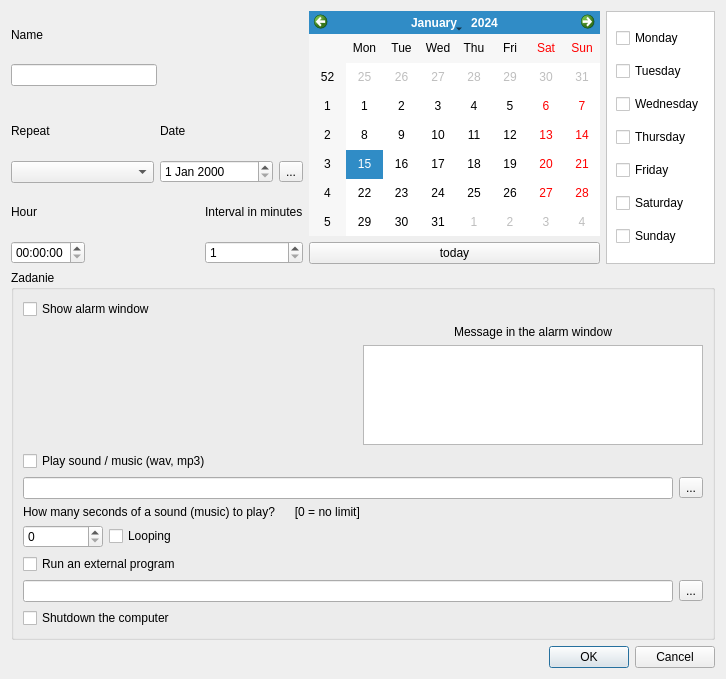
<?xml version="1.0" encoding="UTF-8"?>
<ui version="4.0">
 <class>Tedytor_alarmow_dlg</class>
 <widget class="QDialog" name="Tedytor_alarmow_dlg">
  <property name="geometry">
   <rect>
    <x>0</x>
    <y>0</y>
    <width>726</width>
    <height>679</height>
   </rect>
  </property>
  <property name="maximumSize">
   <size>
    <width>16777215</width>
    <height>902</height>
   </size>
  </property>
  <property name="windowTitle">
   <string>Definition of an alarm</string>
  </property>
  <property name="locale">
   <locale language="English" country="UnitedKingdom"/>
  </property>
  <layout class="QVBoxLayout" name="verticalLayout_11">
   <item>
    <layout class="QHBoxLayout" name="horizontalLayout_9">
     <item>
      <layout class="QVBoxLayout" name="verticalLayout_9" stretch="5,1,5,5">
       <item>
        <layout class="QHBoxLayout" name="horizontalLayout_6">
         <item>
          <layout class="QVBoxLayout" name="verticalLayout_2">
           <item>
            <widget class="QLabel" name="label">
             <property name="text">
              <string>Name</string>
             </property>
            </widget>
           </item>
           <item>
            <widget class="QLineEdit" name="lineEdit_nazwa"/>
           </item>
          </layout>
         </item>
         <item>
          <spacer name="horizontalSpacer_2">
           <property name="orientation">
            <enum>Qt::Horizontal</enum>
           </property>
           <property name="sizeHint" stdset="0">
            <size>
             <width>40</width>
             <height>20</height>
            </size>
           </property>
          </spacer>
         </item>
        </layout>
       </item>
       <item>
        <spacer name="verticalSpacer">
         <property name="orientation">
          <enum>Qt::Vertical</enum>
         </property>
         <property name="sizeHint" stdset="0">
          <size>
           <width>20</width>
           <height>18</height>
          </size>
         </property>
        </spacer>
       </item>
       <item>
        <layout class="QHBoxLayout" name="horizontalLayout_7">
         <item>
          <layout class="QVBoxLayout" name="verticalLayout_3">
           <item>
            <widget class="QLabel" name="label_2">
             <property name="text">
              <string>Repeat</string>
             </property>
            </widget>
           </item>
           <item>
            <widget class="QComboBox" name="comboBox_powtarzanie"/>
           </item>
          </layout>
         </item>
         <item>
          <layout class="QVBoxLayout" name="verticalLayout_4">
           <item>
            <widget class="QLabel" name="label_data">
             <property name="text">
              <string>Date</string>
             </property>
            </widget>
           </item>
           <item>
            <layout class="QHBoxLayout" name="horizontalLayout">
             <item>
              <widget class="QDateEdit" name="dateEdit_daty"/>
             </item>
             <item>
              <widget class="QToolButton" name="toolButton_kalendarz">
               <property name="text">
                <string>...</string>
               </property>
              </widget>
             </item>
            </layout>
           </item>
          </layout>
         </item>
        </layout>
       </item>
       <item>
        <layout class="QHBoxLayout" name="horizontalLayout_8">
         <item>
          <layout class="QVBoxLayout" name="verticalLayout_5">
           <item>
            <widget class="QLabel" name="label_3">
             <property name="text">
              <string>Hour</string>
             </property>
            </widget>
           </item>
           <item>
            <widget class="QTimeEdit" name="timeEdit_godzina"/>
           </item>
          </layout>
         </item>
         <item>
          <spacer name="horizontalSpacer_3">
           <property name="orientation">
            <enum>Qt::Horizontal</enum>
           </property>
           <property name="sizeHint" stdset="0">
            <size>
             <width>40</width>
             <height>20</height>
            </size>
           </property>
          </spacer>
         </item>
         <item>
          <layout class="QVBoxLayout" name="verticalLayout">
           <item>
            <widget class="QLabel" name="label_interwal">
             <property name="text">
              <string>Interval in minutes</string>
             </property>
            </widget>
           </item>
           <item>
            <widget class="QSpinBox" name="spinBox_interwal">
             <property name="minimum">
              <number>1</number>
             </property>
             <property name="maximum">
              <number>1440</number>
             </property>
            </widget>
           </item>
          </layout>
         </item>
        </layout>
       </item>
      </layout>
     </item>
     <item>
      <layout class="QVBoxLayout" name="verticalLayout_10">
       <item>
        <widget class="QCalendarWidget" name="calendarWidget_kalendarz"/>
       </item>
       <item>
        <widget class="QPushButton" name="pushButton_today">
         <property name="text">
          <string>today</string>
         </property>
        </widget>
       </item>
      </layout>
     </item>
     <item>
      <widget class="QFrame" name="frame_dni_tygodnia">
       <property name="minimumSize">
        <size>
         <width>102</width>
         <height>175</height>
        </size>
       </property>
       <property name="styleSheet">
        <string notr="true">background-color: rgb(255, 255, 255);</string>
       </property>
       <property name="frameShape">
        <enum>QFrame::StyledPanel</enum>
       </property>
       <property name="frameShadow">
        <enum>QFrame::Raised</enum>
       </property>
       <layout class="QVBoxLayout" name="verticalLayout_12">
        <item>
         <widget class="QCheckBox" name="checkBox_pn">
          <property name="text">
           <string>Monday</string>
          </property>
         </widget>
        </item>
        <item>
         <widget class="QCheckBox" name="checkBox_wt">
          <property name="text">
           <string>Tuesday</string>
          </property>
         </widget>
        </item>
        <item>
         <widget class="QCheckBox" name="checkBox_sr">
          <property name="text">
           <string>Wednesday</string>
          </property>
         </widget>
        </item>
        <item>
         <widget class="QCheckBox" name="checkBox_cz">
          <property name="text">
           <string>Thursday</string>
          </property>
         </widget>
        </item>
        <item>
         <widget class="QCheckBox" name="checkBox_pt">
          <property name="text">
           <string>Friday</string>
          </property>
         </widget>
        </item>
        <item>
         <widget class="QCheckBox" name="checkBox_so">
          <property name="text">
           <string>Saturday</string>
          </property>
         </widget>
        </item>
        <item>
         <widget class="QCheckBox" name="checkBox_nd">
          <property name="text">
           <string>Sunday</string>
          </property>
         </widget>
        </item>
       </layout>
      </widget>
     </item>
    </layout>
   </item>
   <item>
    <widget class="QGroupBox" name="groupBox">
     <property name="title">
      <string>Zadanie</string>
     </property>
     <layout class="QVBoxLayout" name="verticalLayout_8">
      <item>
       <widget class="QCheckBox" name="checkBox_pokaz_okno">
        <property name="text">
         <string>Show alarm window</string>
        </property>
       </widget>
      </item>
      <item>
       <layout class="QHBoxLayout" name="horizontalLayout_2">
        <item>
         <spacer name="horizontalSpacer">
          <property name="orientation">
           <enum>Qt::Horizontal</enum>
          </property>
          <property name="sizeHint" stdset="0">
           <size>
            <width>40</width>
            <height>20</height>
           </size>
          </property>
         </spacer>
        </item>
        <item>
         <layout class="QVBoxLayout" name="verticalLayout_6">
          <item>
           <widget class="QLabel" name="label_5">
            <property name="text">
             <string>Message in the alarm window</string>
            </property>
            <property name="alignment">
             <set>Qt::AlignCenter</set>
            </property>
           </widget>
          </item>
          <item>
           <widget class="QPlainTextEdit" name="plainTextEdit_dodatkowy_opis">
            <property name="maximumSize">
             <size>
              <width>16777215</width>
              <height>100</height>
             </size>
            </property>
           </widget>
          </item>
         </layout>
        </item>
       </layout>
      </item>
      <item>
       <widget class="QCheckBox" name="checkBox_odtworz_dzwiek">
        <property name="text">
         <string>Play sound / music (wav, mp3)</string>
        </property>
       </widget>
      </item>
      <item>
       <layout class="QHBoxLayout" name="horizontalLayout_3">
        <item>
         <widget class="QLineEdit" name="lineEdit_plik_muz"/>
        </item>
        <item>
         <widget class="QToolButton" name="toolButton_wybor_pliku_muz">
          <property name="text">
           <string>...</string>
          </property>
         </widget>
        </item>
       </layout>
      </item>
      <item>
       <widget class="QLabel" name="label_6">
        <property name="text">
         <string>How many seconds of a sound (music) to play?      [0 = no limit]</string>
        </property>
       </widget>
      </item>
      <item>
       <layout class="QHBoxLayout" name="horizontalLayout_4" stretch="6,1">
        <item>
         <widget class="QSpinBox" name="spinBox__sekund_dzwieku">
          <property name="minimumSize">
           <size>
            <width>60</width>
            <height>0</height>
           </size>
          </property>
          <property name="maximumSize">
           <size>
            <width>80</width>
            <height>16777215</height>
           </size>
          </property>
          <property name="maximum">
           <number>14500</number>
          </property>
         </widget>
        </item>
        <item>
         <widget class="QCheckBox" name="checkBox_loop_muzyki">
          <property name="text">
           <string>Looping</string>
          </property>
         </widget>
        </item>
       </layout>
      </item>
      <item>
       <layout class="QVBoxLayout" name="verticalLayout_7">
        <item>
         <widget class="QCheckBox" name="checkBox_flag_uruchom_program">
          <property name="text">
           <string>Run an external program</string>
          </property>
         </widget>
        </item>
        <item>
         <layout class="QHBoxLayout" name="horizontalLayout_5">
          <item>
           <widget class="QLineEdit" name="lineEdit_nazwa_programu">
            <property name="font">
             <font>
              <family>MS Shell Dlg 2</family>
             </font>
            </property>
           </widget>
          </item>
          <item>
           <widget class="QToolButton" name="toolButton_nazwy_programu">
            <property name="text">
             <string>...</string>
            </property>
           </widget>
          </item>
         </layout>
        </item>
       </layout>
      </item>
      <item>
       <widget class="QCheckBox" name="checkBox_wylacz_komputer">
        <property name="text">
         <string>Shutdown the computer</string>
        </property>
       </widget>
      </item>
     </layout>
    </widget>
   </item>
   <item>
    <widget class="QDialogButtonBox" name="buttonBox">
     <property name="orientation">
      <enum>Qt::Horizontal</enum>
     </property>
     <property name="standardButtons">
      <set>QDialogButtonBox::Cancel|QDialogButtonBox::Ok</set>
     </property>
    </widget>
   </item>
  </layout>
 </widget>
 <resources/>
 <connections>
  <connection>
   <sender>buttonBox</sender>
   <signal>accepted()</signal>
   <receiver>Tedytor_alarmow_dlg</receiver>
   <slot>accept()</slot>
   <hints>
    <hint type="sourcelabel">
     <x>248</x>
     <y>254</y>
    </hint>
    <hint type="destinationlabel">
     <x>157</x>
     <y>274</y>
    </hint>
   </hints>
  </connection>
  <connection>
   <sender>buttonBox</sender>
   <signal>rejected()</signal>
   <receiver>Tedytor_alarmow_dlg</receiver>
   <slot>reject()</slot>
   <hints>
    <hint type="sourcelabel">
     <x>316</x>
     <y>260</y>
    </hint>
    <hint type="destinationlabel">
     <x>286</x>
     <y>274</y>
    </hint>
   </hints>
  </connection>
 </connections>
</ui>
